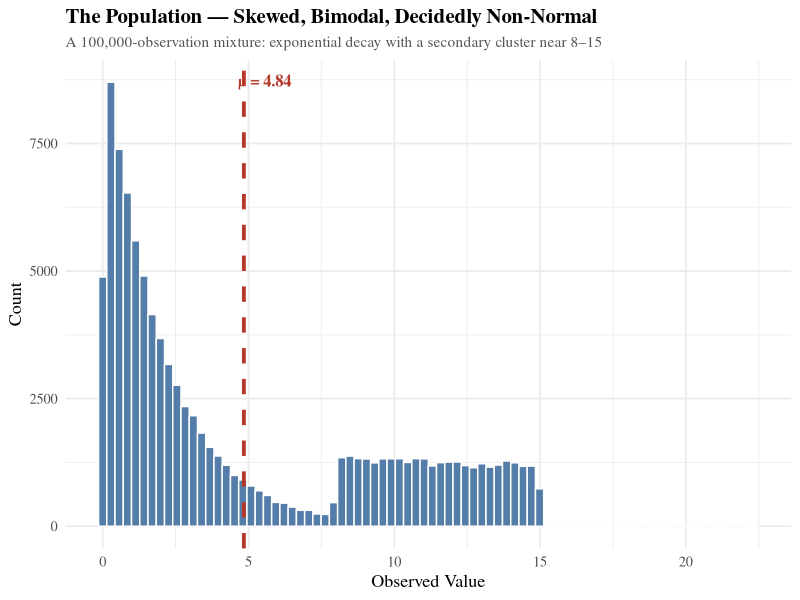
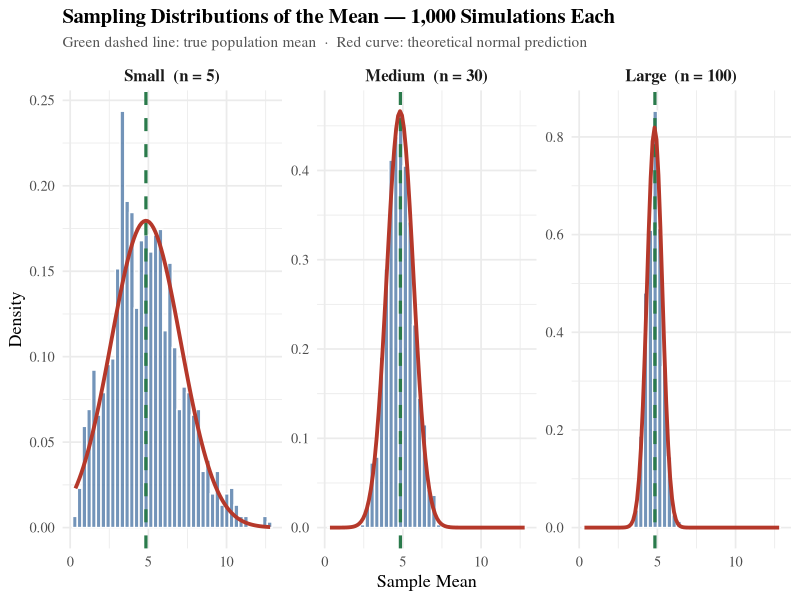
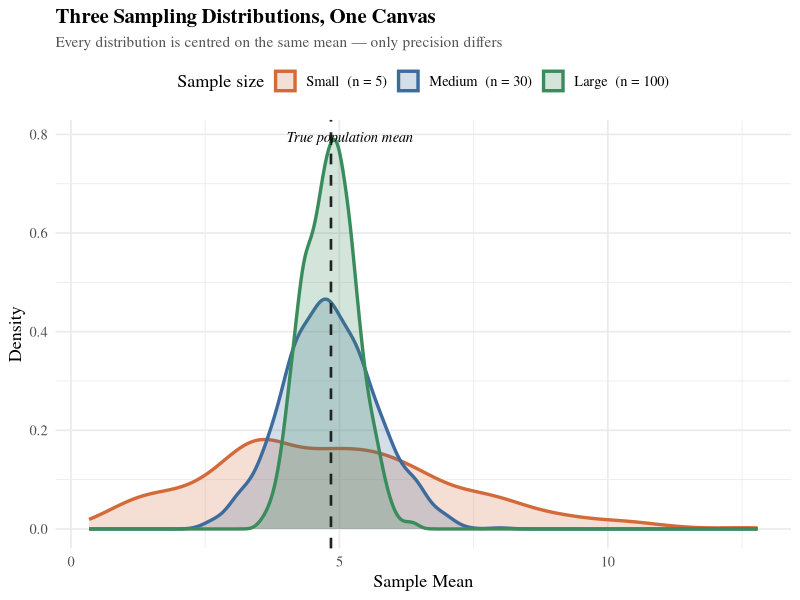
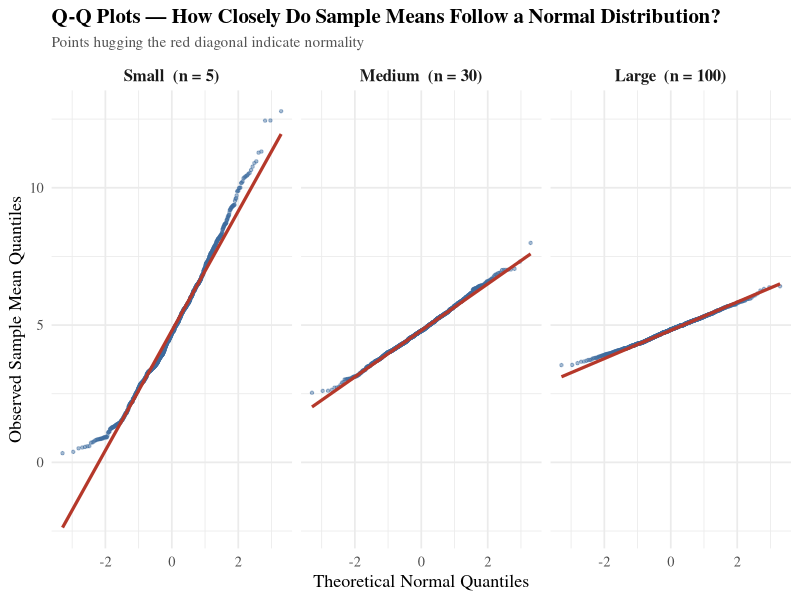

Recreate these plots in R, in order.
## ---- chunk 1
knitr::opts_chunk$set(echo = TRUE, message = FALSE, warning = FALSE)
library(ggplot2)
library(dplyr)
library(tidyr)

set.seed(42)
## ---- chunk 2
N <- 100000

population <- c(
  rexp(N * 0.7, rate = 0.5),
  runif(N * 0.3, min = 8, max = 15)
)

pop_mean <- mean(population)
pop_sd   <- sd(population)

cat(sprintf("Population mean:  %.3f\n", pop_mean))
cat(sprintf("Population SD:    %.3f\n", pop_sd))
## ---- chunk 3
ggplot(data.frame(x = population), aes(x = x)) +
  geom_histogram(bins = 80, fill = "#3D6B9E", color = "white", alpha = 0.88) +
  geom_vline(xintercept = pop_mean, color = "#B5382A", linewidth = 1.3, linetype = "dashed") +
  annotate("text", x = pop_mean + 0.7, y = Inf, vjust = 2.2,
           label = paste0("μ = ", round(pop_mean, 2)),
           color = "#B5382A", fontface = "bold", size = 4.2, family = "serif") +
  labs(
    title    = "The Population — Skewed, Bimodal, Decidedly Non-Normal",
    subtitle = "A 100,000-observation mixture: exponential decay with a secondary cluster near 8–15",
    x        = "Observed Value",
    y        = "Count"
  ) +
  theme_minimal(base_size = 13, base_family = "serif") +
  theme(
    plot.title    = element_text(face = "bold", size = 15),
    plot.subtitle = element_text(color = "#555555", size = 11)
  )
## ---- chunk 4
n_simulations <- 1000
sample_sizes  <- c(small = 5, medium = 30, large = 100)
## ---- chunk 5
results <- lapply(names(sample_sizes), function(label) {
  n <- sample_sizes[label]
  means <- replicate(n_simulations, mean(sample(population, size = n, replace = FALSE)))
  data.frame(label = label, n = n, sample_mean = means)
})

results_df <- bind_rows(results) |>
  mutate(
    label = factor(label, levels = c("small", "medium", "large"),
                   labels = c("Small  (n = 5)", "Medium  (n = 30)", "Large  (n = 100)"))
  )
## ---- chunk 6
nc <- results_df |>
  group_by(label) |>
  summarise(m = mean(sample_mean), s = sd(sample_mean), .groups = "drop")

ggplot(results_df, aes(x = sample_mean)) +
  geom_histogram(aes(y = after_stat(density)),
                 bins = 42, fill = "#3D6B9E", color = "white", alpha = 0.72) +
  geom_vline(xintercept = pop_mean, color = "#2A7A4B",
             linewidth = 1.1, linetype = "dashed") +
  stat_function(data = results_df |> filter(label == "Small  (n = 5)"),
                fun = dnorm, args = list(mean = nc$m[1], sd = nc$s[1]),
                color = "#B5382A", linewidth = 1.3) +
  stat_function(data = results_df |> filter(label == "Medium  (n = 30)"),
                fun = dnorm, args = list(mean = nc$m[2], sd = nc$s[2]),
                color = "#B5382A", linewidth = 1.3) +
  stat_function(data = results_df |> filter(label == "Large  (n = 100)"),
                fun = dnorm, args = list(mean = nc$m[3], sd = nc$s[3]),
                color = "#B5382A", linewidth = 1.3) +
  facet_wrap(~label, nrow = 1, scales = "free_y") +
  labs(
    title    = "Sampling Distributions of the Mean — 1,000 Simulations Each",
    subtitle = "Green dashed line: true population mean  ·  Red curve: theoretical normal prediction",
    x        = "Sample Mean",
    y        = "Density"
  ) +
  theme_minimal(base_size = 13, base_family = "serif") +
  theme(
    plot.title    = element_text(face = "bold", size = 15),
    plot.subtitle = element_text(color = "#555555", size = 11),
    strip.text    = element_text(face = "bold", size = 12)
  )
## ---- chunk 7
summary_df <- results_df |>
  mutate(n_val = as.integer(gsub(".*n = (\\d+).*", "\\1", as.character(label)))) |>
  group_by(label, n_val) |>
  summarise(
    `Mean of Sample Means` = round(mean(sample_mean), 3),
    `Observed SE`          = round(sd(sample_mean), 3),
    `Theoretical SE`       = round(pop_sd / sqrt(first(n_val)), 3),
    .groups = "drop"
  ) |>
  rename(`Sample Size` = label, n = n_val)

knitr::kable(summary_df, align = "lcccc")
## ---- chunk 8
palette <- c(
  "Small  (n = 5)"    = "#D4693A",
  "Medium  (n = 30)"  = "#3D6B9E",
  "Large  (n = 100)"  = "#3A8C5C"
)

ggplot(results_df, aes(x = sample_mean, color = label, fill = label)) +
  geom_density(alpha = 0.22, linewidth = 1.15) +
  geom_vline(xintercept = pop_mean, linetype = "dashed",
             color = "#222222", linewidth = 0.9) +
  scale_color_manual(values = palette) +
  scale_fill_manual(values = palette) +
  annotate("text", x = pop_mean + 0.35, y = Inf, vjust = 2.2,
           label = "True population mean", size = 3.7,
           fontface = "italic", family = "serif") +
  labs(
    title    = "Three Sampling Distributions, One Canvas",
    subtitle = "Every distribution is centred on the same mean — only precision differs",
    x        = "Sample Mean",
    y        = "Density",
    color    = "Sample size",
    fill     = "Sample size"
  ) +
  theme_minimal(base_size = 13, base_family = "serif") +
  theme(
    plot.title    = element_text(face = "bold", size = 15),
    plot.subtitle = element_text(color = "#555555", size = 11),
    legend.position = "top"
  )
## ---- chunk 9
ggplot(results_df, aes(sample = sample_mean)) +
  stat_qq(color = "#3D6B9E", alpha = 0.45, size = 0.85) +
  stat_qq_line(color = "#B5382A", linewidth = 1.1) +
  facet_wrap(~label, nrow = 1) +
  labs(
    title    = "Q-Q Plots — How Closely Do Sample Means Follow a Normal Distribution?",
    subtitle = "Points hugging the red diagonal indicate normality",
    x        = "Theoretical Normal Quantiles",
    y        = "Observed Sample Mean Quantiles"
  ) +
  theme_minimal(base_size = 13, base_family = "serif") +
  theme(
    plot.title    = element_text(face = "bold", size = 15),
    plot.subtitle = element_text(color = "#555555", size = 11),
    strip.text    = element_text(face = "bold", size = 12)
  )
